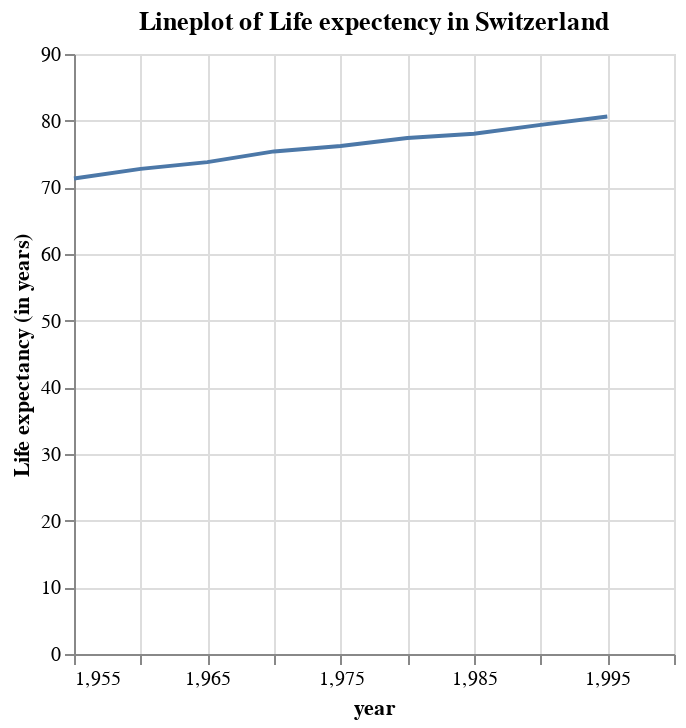

Notebook cell for this chart:
### Markdown cell above
### Line plot

Now we show how to create a line plot. As the iris dataset does not contain anything that you usually would like to plot with a line plot we use another dataset included in the VegaDatasets. We first filter the dataset, so it only contains data for Switzerland. To create a Line plot, you define first which dataset you want to plot. Then define the shape. In this case *:line* define x-axis and y-axis as *year* and *n_life_expect* and you get a line plot.

### Code cell
dataset("countries")|>
 @filter(_.country=="Switzerland") |>
@vlplot(:line, x = {:year}, y = {:n_life_expect,axis={title ="Life expectancy (in years)"}},title = "Lineplot of Life expectency in Switzerland")

### Figure 1 — Vega-Lite specification as saved in the notebook (floating-point values rounded to 4 significant figures)
{"data": {"values": [{"_comment": null, "country": "Switzerland", "fertility": 2.34, "life_expect": 70.56, "n_fertility": 2.51, "n_life_expect": 71.32, "p_fertility": null, "p_life_expect": null, "year": 1955}, {"_comment": null, "country": "Switzerland", "fertility": 2.51, "life_expect": 71.32, "n_fertility": 2.27, "n_life_expect": 72.77, "p_fertility": 2.34, "p_life_expect": 70.56, "year": 1960}, {"_comment": null, "country": "Switzerland", "fertility": 2.27, "life_expect": 72.77, "n_fertility": 1.82, "n_life_expect": 73.78, "p_fertility": 2.51, "p_life_expect": 71.32, "year": 1965}, {"_comment": null, "country": "Switzerland", "fertility": 1.82, "life_expect": 73.78, "n_fertility": 1.53, "n_life_expect": 75.39, "p_fertility": 2.27, "p_life_expect": 72.77, "year": 1970}, {"_comment": null, "country": "Switzerland", "fertility": 1.53, "life_expect": 75.39, "n_fertility": 1.53, "n_life_expect": 76.21, "p_fertility": 1.82, "p_life_expect": 73.78, "year": 1975}, {"_comment": null, "country": "Switzerland", "fertility": 1.53, "life_expect": 76.21, "n_fertility": 1.53, "n_life_expect": 77.41, "p_fertility": 1.53, "p_life_expect": 75.39, "year": 1980}, {"_comment": null, "country": "Switzerland", "fertility": 1.53, "life_expect": 77.41, "n_fertility": 1.54, "n_life_expect": 78.03, "p_fertility": 1.53, "p_life_expect": 76.21, "year": 1985}, {"_comment": null, "country": "Switzerland", "fertility": 1.54, "life_expect": 78.03, "n_fertility": 1.47, "n_life_expect": 79.37, "p_fertility": 1.53, "p_life_expect": 77.41, "year": 1990}, {"_comment": null, "country": "Switzerland", "fertility": 1.47, "life_expect": 79.37, "n_fertility": 1.415, "n_life_expect": 80.62, "p_fertility": 1.54, "p_life_expect": 78.03, "year": 1995}, {"_comment": null, "country": "Switzerland", "fertility": 1.415, "life_expect": 80.62, "n_fertility": null, "n_life_expect": null, "p_fertility": 1.47, "p_life_expect": 79.37, "year": 2000}]}, "encoding": {"x": {"field": "year", "type": "quantitative"}, "y": {"axis": {"title": "Life expectancy (in years)"}, "field": "n_life_expect", "type": "quantitative"}}, "mark": "line", "title": "Lineplot of Life expectency in Switzerland"}
